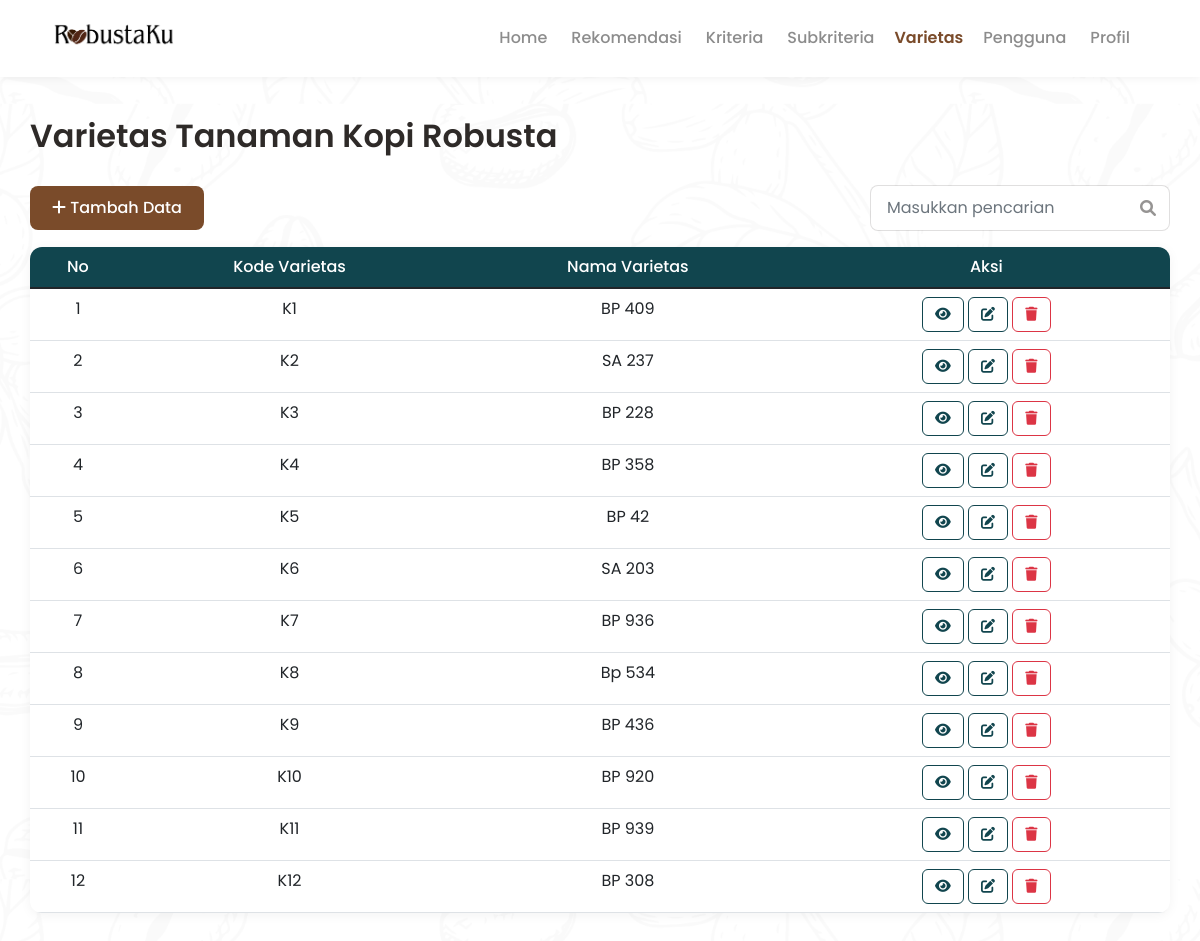
The page /varietas.php (signed in) on the database as committed earlier.
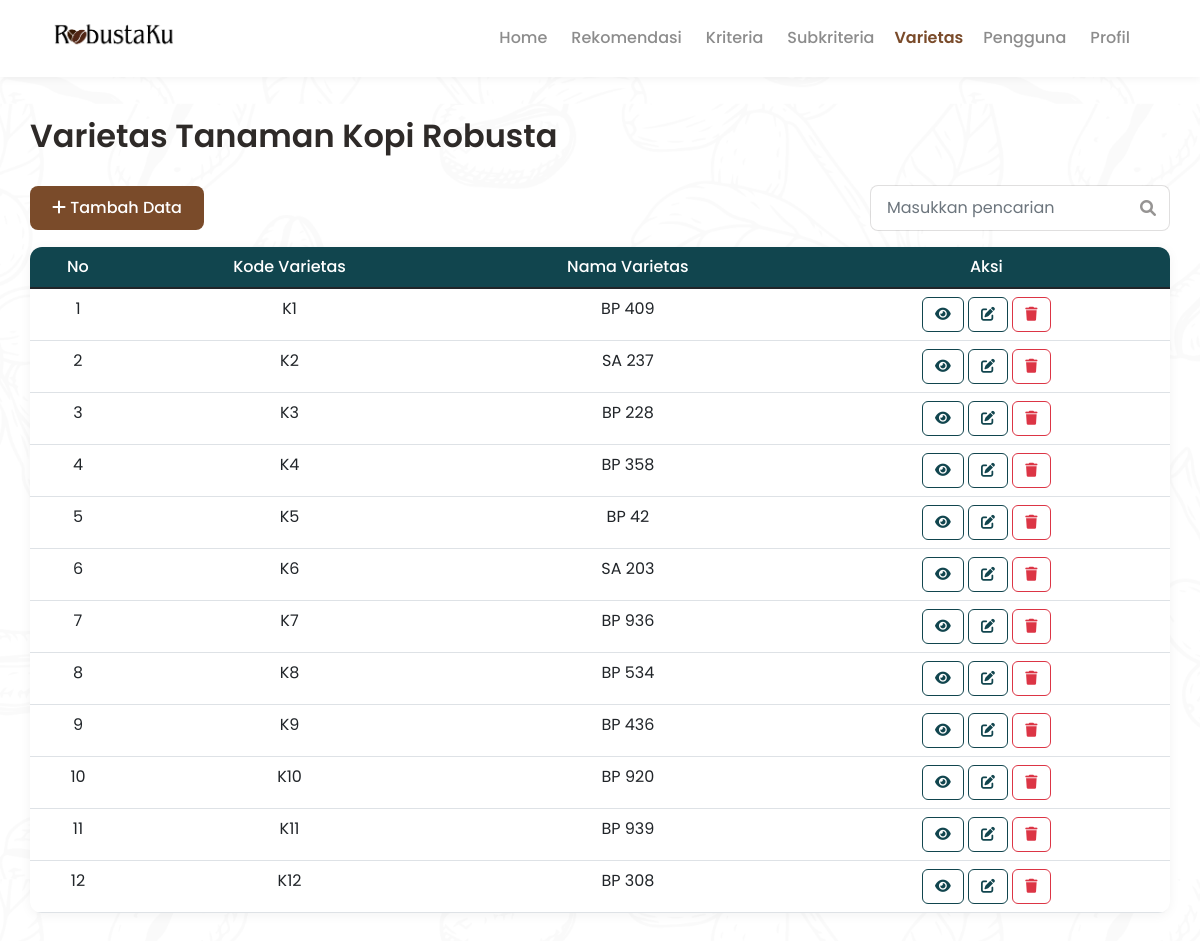
The same page on the database as committed later.
### tables this page shows
CREATE TABLE `varietas` (
  `id_varietas` int(11) NOT NULL,
  `kode_varietas` varchar(20) NOT NULL,
  `nama_varietas` varchar(20) NOT NULL
);

### varietas.php (the view, shortened to what this page needs)
<?php
include "koneksi.php";
$level = $_SESSION['level'];
$query = mysqli_query($koneksi, "SELECT * FROM varietas ORDER BY id_varietas ASC");
?>
<!DOCTYPE html>
<html lang="id">
<head>
    <link href="https://cdn.jsdelivr.net/npm/bootstrap@5.1.3/dist/css/bootstrap.min.css" rel="stylesheet">
    <link rel="stylesheet" href="https://cdnjs.cloudflare.com/ajax/libs/font-awesome/6.0.0/css/all.min.css">
</head>
<body>
    <nav class="navbar navbar-expand-lg navbar-custom">
        <div class="container">
            <div class="brand-wrap">
                <a href="homepage.php"><img src="assets/img/logo_robustaku.png" alt="RobustaKu Logo"></a>
            </div>
            <div class="collapse navbar-collapse justify-content-end" id="navMenu">
                <ul class="navbar-nav align-items-center me-3">
                    <li class="nav-item"><a class="nav-link unactive" href="homepage.php">Home</a></li>
                    <li class="nav-item"><a class="nav-link unactive" href="rekomendasi.php">Rekomendasi</a></li>
                    <?php if ($level == 'admin'): ?>
                    <li class="nav-item"><a class="nav-link unactive" href="kriteria.php">Kriteria</a></li>
                    <li class="nav-item"><a class="nav-link unactive" href="subkriteria.php">Subkriteria</a></li>
                    <li class="nav-item"><a class="nav-link active" href="varietas.php">Varietas</a></li>
                    <li class="nav-item"><a class="nav-link unactive" href="pengguna.php">Pengguna</a></li>
                    <?php endif; ?>
                    <li class="nav-item"><a class="nav-link unactive" href="profil.php">Profil</a></li>
                </ul>
            </div>
        </div>
    </nav>
    <div class="container container-content">
        <h2>Varietas Tanaman Kopi Robusta</h2>
        <div class="d-flex justify-content-between align-items-center mb-3">
            <button class="btn-primary" data-bs-toggle="modal" data-bs-target="#modalTambah">
                <i class="fas fa-plus"></i> Tambah Data
            </button>
            <div class="search-box">
                <input type="text" id="searchInput" class="form-control" placeholder="Masukkan pencarian">
                <i class="fas fa-search"></i>
            </div>
        </div>
        <div class="table-container">
            <table class="table table-hover mb-0" id="dataTable">
                <thead>
                    <tr>
                        <th>No</th>
                        <th>Kode Varietas</th>
                        <th>Nama Varietas</th>
                        <th>Aksi</th>
                    </tr>
                </thead>
                <tbody>
                    <?php
                    $no = 1;
                    while ($data = mysqli_fetch_array($query)) {
                        $id_var = $data['id_varietas'];
                        $query_sub_edit = mysqli_query($koneksi, "SELECT id_subkriteria FROM matriks WHERE id_varietas = '$id_var' ORDER BY id_kriteria ASC");
                        $sub_array = [];
                        while ($sub_row = mysqli_fetch_array($query_sub_edit)) {
                            $sub_array[] = $sub_row['id_subkriteria'];
                        }
                        $sub_json = json_encode($sub_array);
                        echo "<tr>
                                <td>{$no}</td>
                                <td>{$data['kode_varietas']}</td>
                                <td>{$data['nama_varietas']}</td>
                                <td>
                                    <button class='btn-view' onclick='viewData({$data['id_varietas']}, \"{$data['kode_varietas']}\", \"{$data['nama_varietas']}\", {$sub_json})'>
                                        <i class='fas fa-eye'></i>
                                    </button>
                                    <button class='btn-edit' onclick='editData({$data['id_varietas']}, \"{$data['kode_varietas']}\", \"{$data['nama_varietas']}\", {$sub_json})'>
                                        <i class='fas fa-edit'></i>
                                    </button>
                                    <button class='btn-hapus' onclick='hapusData({$data['id_varietas']}, \"{$data['kode_varietas']}\")'>
                                        <i class='fas fa-trash'></i>
                                    </button>
                                </td>
                            </tr>";
                        $no++;
                    }
                    ?>
                </tbody>
            </table>
        </div>
    </div>
    </body>
    </html>

Rows that differ between the two databases and show on the page:
changed varietas (number 8 of 12 on the later page): nama_varietas "Bp 534" → "BP 534"
